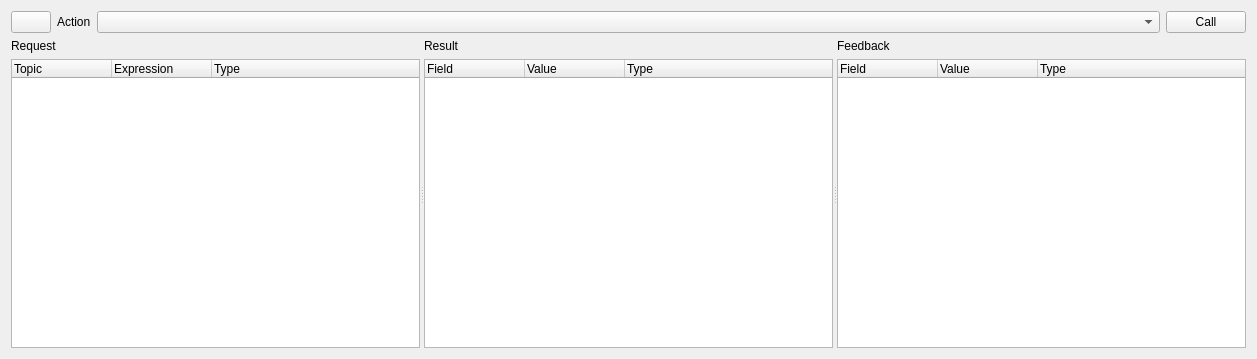
<?xml version="1.0" encoding="UTF-8"?>
<ui version="4.0">
 <class>ActionCallerWidget</class>
 <widget class="QWidget" name="ActionCallerWidget">
  <property name="geometry">
   <rect>
    <x>0</x>
    <y>0</y>
    <width>1257</width>
    <height>359</height>
   </rect>
  </property>
  <property name="windowTitle">
   <string>Action Caller</string>
  </property>
  <layout class="QVBoxLayout" name="verticalLayout_3" stretch="0,0">
   <item>
    <layout class="QHBoxLayout" name="horizontalLayout">
     <item>
      <widget class="QPushButton" name="refresh_actions_button">
       <property name="toolTip">
        <string>Refresh action list</string>
       </property>
       <property name="text">
        <string/>
       </property>
       <property name="iconSize">
        <size>
         <width>16</width>
         <height>16</height>
        </size>
       </property>
      </widget>
     </item>
     <item>
      <widget class="QLabel" name="label">
       <property name="sizePolicy">
        <sizepolicy hsizetype="Preferred" vsizetype="Preferred">
         <horstretch>0</horstretch>
         <verstretch>0</verstretch>
        </sizepolicy>
       </property>
       <property name="text">
        <string>Action</string>
       </property>
      </widget>
     </item>
     <item>
      <widget class="ExtendedComboBox" name="action_combo_box">
       <property name="sizePolicy">
        <sizepolicy hsizetype="Expanding" vsizetype="Fixed">
         <horstretch>0</horstretch>
         <verstretch>0</verstretch>
        </sizepolicy>
       </property>
       <property name="editable">
        <bool>false</bool>
       </property>
      </widget>
     </item>
     <item>
      <widget class="QPushButton" name="call_action_button">
       <property name="toolTip">
        <string>Call selected action</string>
       </property>
       <property name="text">
        <string>Call</string>
       </property>
       <property name="iconSize">
        <size>
         <width>16</width>
         <height>16</height>
        </size>
       </property>
      </widget>
     </item>
    </layout>
   </item>
   <item>
    <widget class="QSplitter" name="splitter">
     <property name="orientation">
      <enum>Qt::Horizontal</enum>
     </property>
     <widget class="QWidget" name="layoutWidget">
      <layout class="QVBoxLayout" name="verticalLayout_5">
       <item>
        <widget class="QLabel" name="label_2">
         <property name="text">
          <string>Request</string>
         </property>
        </widget>
       </item>
       <item>
        <widget class="QTreeWidget" name="request_tree_widget">
         <property name="contextMenuPolicy">
          <enum>Qt::CustomContextMenu</enum>
         </property>
         <property name="toolTip">
          <string>Right click on item for more options.</string>
         </property>
         <property name="dragEnabled">
          <bool>true</bool>
         </property>
         <property name="dragDropMode">
          <enum>QAbstractItemView::DragOnly</enum>
         </property>
         <property name="selectionMode">
          <enum>QAbstractItemView::ExtendedSelection</enum>
         </property>
         <column>
          <property name="text">
           <string>Topic</string>
          </property>
         </column>
         <column>
          <property name="text">
           <string>Expression</string>
          </property>
         </column>
         <column>
          <property name="text">
           <string>Type</string>
          </property>
         </column>
        </widget>
       </item>
      </layout>
     </widget>
     <widget class="QWidget" name="layoutWidget">
      <layout class="QVBoxLayout" name="verticalLayout">
       <item>
        <widget class="QLabel" name="label_3">
         <property name="text">
          <string>Result</string>
         </property>
        </widget>
       </item>
       <item>
        <widget class="QTreeWidget" name="result_tree_widget">
         <property name="contextMenuPolicy">
          <enum>Qt::CustomContextMenu</enum>
         </property>
         <property name="toolTip">
          <string>Right click on item for more options.</string>
         </property>
         <property name="dragEnabled">
          <bool>true</bool>
         </property>
         <property name="dragDropMode">
          <enum>QAbstractItemView::DragOnly</enum>
         </property>
         <property name="selectionMode">
          <enum>QAbstractItemView::ExtendedSelection</enum>
         </property>
         <column>
          <property name="text">
           <string>Field</string>
          </property>
         </column>
         <column>
          <property name="text">
           <string>Value</string>
          </property>
         </column>
         <column>
          <property name="text">
           <string>Type</string>
          </property>
         </column>
        </widget>
       </item>
      </layout>
     </widget>
     <widget class="QWidget" name="verticalLayoutWidget">
      <layout class="QVBoxLayout" name="_2">
       <item>
        <widget class="QLabel" name="label_4">
         <property name="text">
          <string>Feedback</string>
         </property>
        </widget>
       </item>
       <item>
        <widget class="QTreeWidget" name="feedback_tree_widget">
         <property name="contextMenuPolicy">
          <enum>Qt::CustomContextMenu</enum>
         </property>
         <property name="toolTip">
          <string>Right click on item for more options.</string>
         </property>
         <property name="dragEnabled">
          <bool>true</bool>
         </property>
         <property name="dragDropMode">
          <enum>QAbstractItemView::DragOnly</enum>
         </property>
         <property name="selectionMode">
          <enum>QAbstractItemView::ExtendedSelection</enum>
         </property>
         <column>
          <property name="text">
           <string>Field</string>
          </property>
         </column>
         <column>
          <property name="text">
           <string>Value</string>
          </property>
         </column>
         <column>
          <property name="text">
           <string>Type</string>
          </property>
         </column>
        </widget>
       </item>
      </layout>
     </widget>
    </widget>
   </item>
  </layout>
 </widget>
 <customwidgets>
  <customwidget>
   <class>ExtendedComboBox</class>
   <extends>QComboBox</extends>
   <header>rqt_py_common.extended_combo_box</header>
  </customwidget>
 </customwidgets>
 <resources/>
 <connections/>
</ui>
